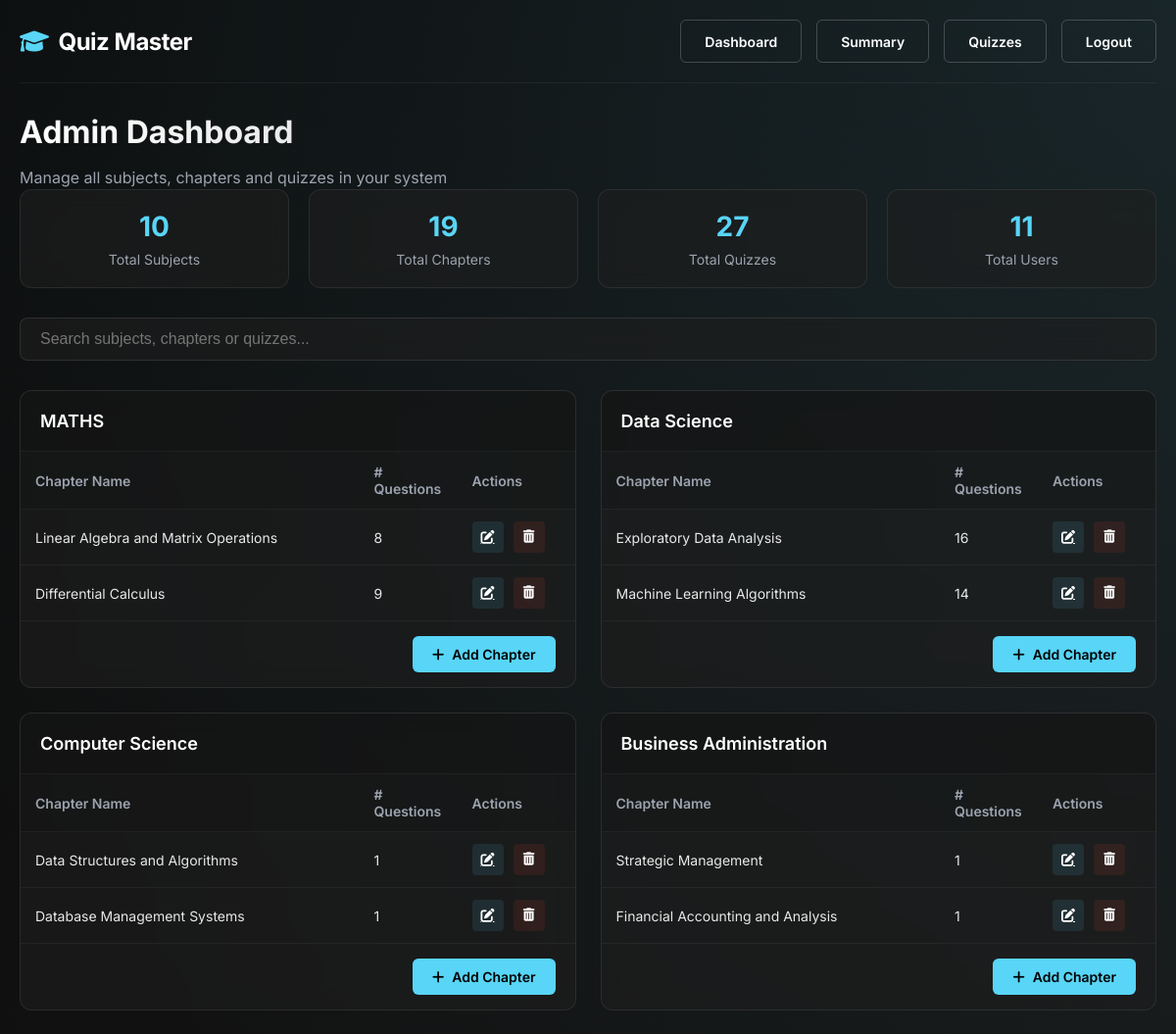
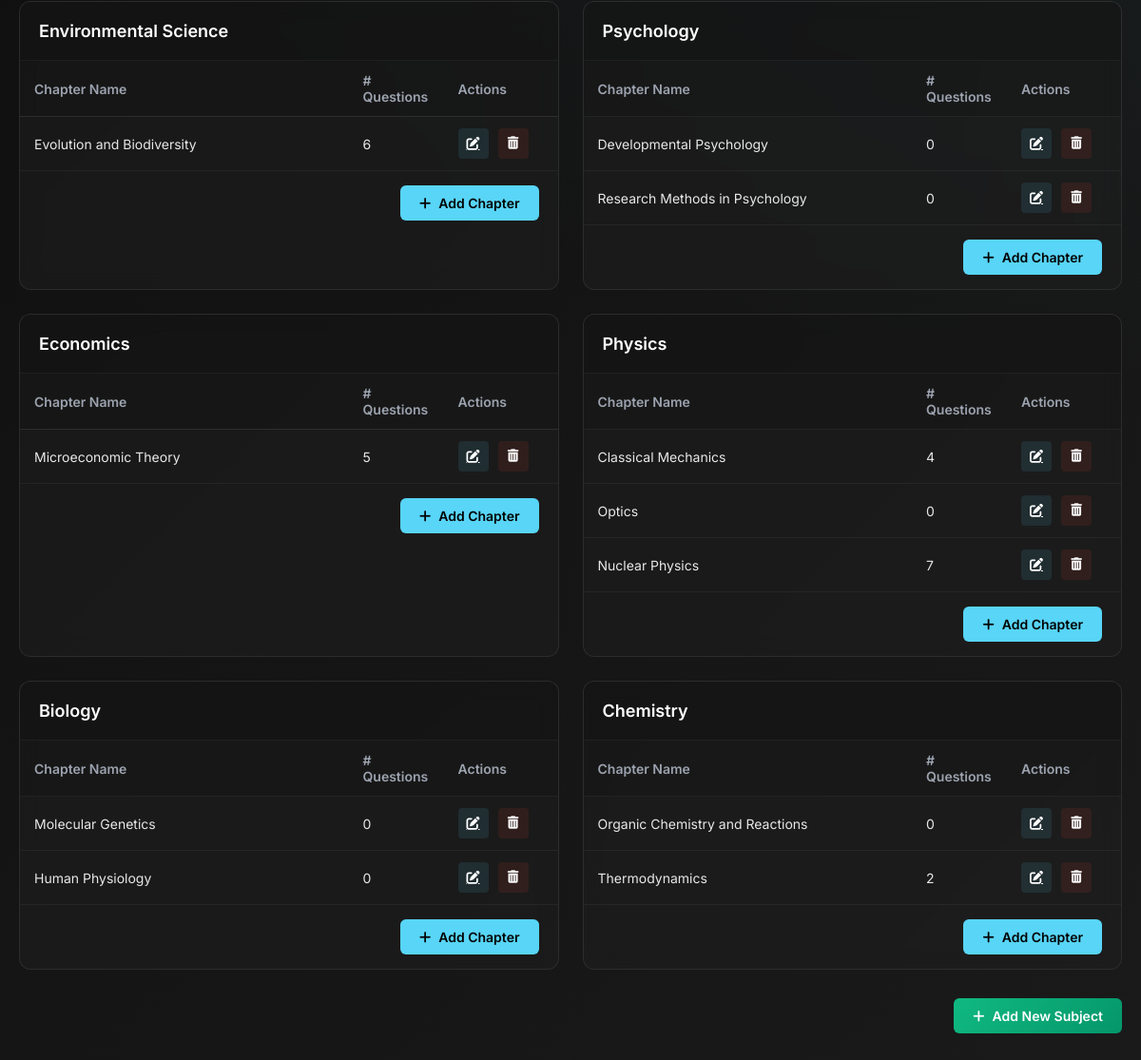
The page /admin/dashboard (signed in) on the database its author committed (2 pictures, top to bottom).
### models.py (models this page shows, shortened)
class Subject(db.Model):
    __tablename__ = 'subjects'
    id = db.Column(db.Integer, primary_key=True)
    name = db.Column(db.String(100), nullable=False, index=True)
    description = db.Column(db.Text)
    code = db.Column(db.String(20), unique=True)
    image_path = db.Column(db.String(200))
    is_active = db.Column(db.Boolean, default=True)
    created_at = db.Column(db.DateTime, default=datetime.utcnow)
    chapters = db.relationship('Chapter', backref='subject', cascade="all, delete-orphan", lazy=True)
    user_performances = db.relationship('UserStrength', backref='subject', lazy='dynamic')

class Chapter(db.Model):
    __tablename__ = 'chapters'
    id = db.Column(db.Integer, primary_key=True)
    name = db.Column(db.String(100), nullable=False, index=True)
    subject_id = db.Column(db.Integer, db.ForeignKey('subjects.id'), nullable=False)
    description = db.Column(db.Text)
    seq_num = db.Column(db.Integer, default=0)  # For ordering chapters
    is_active = db.Column(db.Boolean, default=True)
    created_at = db.Column(db.DateTime, default=datetime.utcnow)
    quizzes = db.relationship('Quiz', backref='chapter', cascade="all, delete-orphan", lazy=True)
    user_performances = db.relationship('UserStrength', backref='chapter', lazy='dynamic')
    @property
    def questions_count(self):
        count = 0
        for quiz in self.quizzes:
            count += len(quiz.questions)
        return count

### routes.py (the view)
@app_routes.route("/admin/dashboard")
def admin_dashboard():
    if session.get("role") != "admin":
        flash("Access denied! Admins only.", "danger")
        return redirect(url_for("app_routes.login"))
    try:
        subjects = Subject.query.all()
        total_users = User.query.filter_by(role="user").count()
        total_quizzes = Quiz.query.count()
        total_questions = Question.query.count()
        avg_score_query = db.session.query(func.avg(Score.total_scored)).scalar()
        try:
            avg_score = float(avg_score_query) if avg_score_query is not None else 0.0
        except Exception as e:
            avg_score = 0.0
        return render_template(
            "admin_dashboard.html",
            subjects=subjects,
            total_users=total_users,
            total_quizzes=total_quizzes,
            total_questions=total_questions,
            avg_score=avg_score
        )
    except Exception as e:
        flash(f"Error loading dashboard: {str(e)}", "danger")
        return redirect(url_for("app_routes.login"))

### routes.py (called while the page is built)
@app_routes.context_processor
def inject_responsive_elements():
    is_mobile = request.user_agent.platform in ['android', 'iphone'] or \
                'mobile' in request.user_agent.string.lower()
    return {
        'is_mobile': is_mobile,
        'current_year': datetime.now().year
    }  # Fixed: Added missing closing brace

### templates/admin/admin_dashboard.html (shortened to what this page needs)
{% extends "base.html" %}
{% block content %}
<div class="dashboard-header">
    <h1 class="dashboard-title">Admin Dashboard</h1>
    <p class="dashboard-subtitle">Manage all subjects, chapters and quizzes in your system</p>
</div>
<div class="dashboard-metrics">
    <div class="metric-card">
        <div class="metric-value">{{ subjects|length }}</div>
        <div class="metric-label">Total Subjects</div>
    </div>
    <div class="metric-card">
        <div class="metric-value">{{ subjects|map(attribute='chapters')|map('length')|sum }}</div>
        <div class="metric-label">Total Chapters</div>
    </div>
    <div class="metric-card">
        <div class="metric-value">{{ total_quizzes if total_quizzes is defined else '0' }}</div>
        <div class="metric-label">Total Quizzes</div>
    </div>
    <div class="metric-card">
        <div class="metric-value">{{ total_users if total_users is defined else '0' }}</div>
        <div class="metric-label">Total Users</div>
    </div>
</div>
<div class="search-container">
    <input id="liveSearch" class="search-box" type="search" placeholder="Search subjects, chapters or quizzes...">
</div>
<div class="subjects-grid" id="subjects-container">
    {% if subjects %}
        {% for subject in subjects %}
        <div class="subject-card" data-subject-name="{{ subject.name.lower() }}">
            <div class="subject-header">
                <h3 class="subject-name">{{ subject.name }}</h3>
            </div>
            <div class="subject-content">
                <table class="chapter-table">
                    <thead>
                        <tr>
                            <th>Chapter Name</th>
                            <th style="width: 100px;"># Questions</th>
                            <th style="width: 120px;">Actions</th>
                        </tr>
                    </thead>
                    <tbody>
                        {% if subject.chapters %}
                            {% for chap in subject.chapters %}
                            <tr class="chapter-row" data-chapter-name="{{ chap.name.lower() }}">
                                <td>{{ chap.name }}</td>
                                <td>{{ chap.questions_count if chap.questions_count is defined else 0 }}</td>
                                <td>
                                    <div class="actions-container">
                                        <a href="{{ url_for('app_routes.edit_chapter', chapter_id=chap.id) }}" class="btn-icon btn-edit" title="Edit Chapter">
                                            <i class="fas fa-edit"></i>
                                        </a>
                                        <form method="POST" action="{{ url_for('app_routes.delete_chapter', chapter_id=chap.id) }}" class="d-inline">
                                            <button class="btn-icon btn-delete" type="submit" title="Delete Chapter" onclick="return confirm('Are you sure you want to delete this chapter?');">
                                                <i class="fas fa-trash-alt"></i>
                                            </button>
                                        </form>
                                    </div>
                                </td>
                            </tr>
                            {% endfor %}
                        {% else %}
                            <tr>
                                <td colspan="3" class="text-center">No chapters available for this subject</td>
                            </tr>
                        {% endif %}
                    </tbody>
                </table>
            </div>
            <div class="subject-footer">
                <a href="{{ url_for('app_routes.add_chapter') }}?subject_id={{ subject.id }}" class="action-btn">
                    <i class="fas fa-plus"></i> Add Chapter
                </a>
            </div>
        </div>
        {% endfor %}
    {% else %}
        <div class="empty-state">
            <div style="font-size: 48px; margin-bottom: 20px;">📚</div>
            <p>No subjects have been added yet.</p>
            <p>Start by adding your first subject!</p>
        </div>
    {% endif %}
</div>
<div style="margin-bottom: 40px; text-align: right;">
    <a href="{{ url_for('app_routes.add_subject') }}" class="action-btn action-btn-success">
        <i class="fas fa-plus"></i> Add New Subject
    </a>
</div>
{% endblock %}

### rows shown on the page
Subject: name "MATHS"
Chapter: name "Linear Algebra and Matrix Operations", questions_count "8"
Chapter: name "Differential Calculus", questions_count "9"
Subject: name "Data Science"
Chapter: name "Exploratory Data Analysis", questions_count "16"
Chapter: name "Machine Learning Algorithms", questions_count "14"
Subject: name "Computer Science"
Chapter: name "Data Structures and Algorithms", is_active "1"
Chapter: name "Database Management Systems", is_active "1"
Subject: name "Business Administration"
Chapter: name "Strategic Management", is_active "1"
Chapter: name "Financial Accounting and Analysis", is_active "1"
Subject: name "Environmental Science"
Chapter: name "Evolution and Biodiversity", questions_count "6"
Subject: name "Psychology"
Chapter: name "Developmental Psychology", seq_num "0"
Chapter: name "Research Methods in Psychology", seq_num "0"
Subject: name "Economics"
Chapter: name "Microeconomic Theory", questions_count "5"
Subject: name "Physics"
Chapter: name "Classical Mechanics", questions_count "4"
Chapter: name "Optics", seq_num "0"
Chapter: name "Nuclear Physics", questions_count "7"
Subject: name "Biology"
Chapter: name "Molecular Genetics", seq_num "0"
Chapter: name "Human Physiology", seq_num "0"
Subject: name "Chemistry"
Chapter: name "Organic Chemistry and Reactions", seq_num "0"
Chapter: name "Thermodynamics", questions_count "2"

### other values the page prints
{{ subjects|length }} "10"
{{ subjects|map(attribute='chapters')|map('length')|sum }} "19"
{{ total_quizzes if total_quizzes is defined else '0' }} "27"
{{ total_users if total_users is defined else '0' }} "11"
